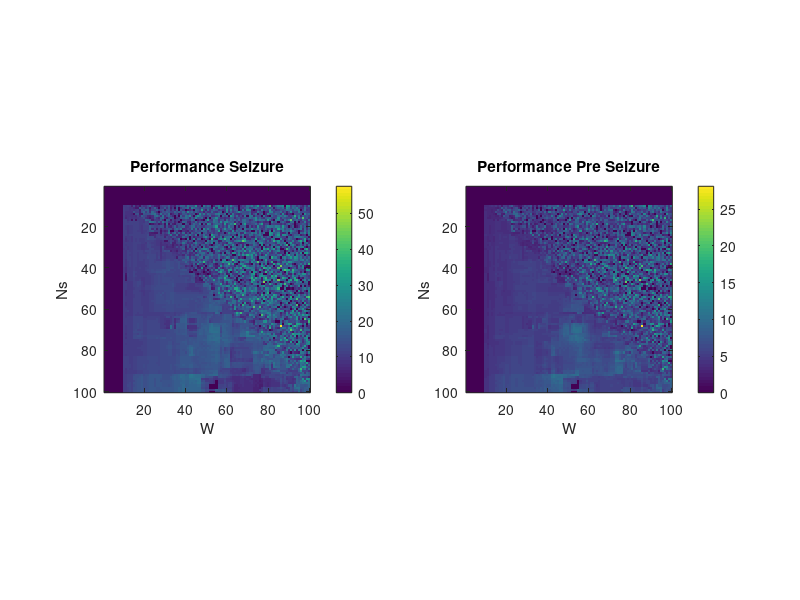

The MATLAB source for this figure: (Note: this script raises an error after producing the figure.)
% Plots for the optimal performances

clc
clear all
close all



TO_PLOT = 1;

CONST_NORM_AMPL_SLEP = 0; 

if CONST_NORM_AMPL_SLEP
   FOLDER_FIGURES = '/Users/annavybornova/EPFL/Master_4/GEM/05SavedData/20170717OptimalPerformanceJungo/NormAmpl'  
   load('perfPreSeizNorm.mat');
   load('perfSeizNorm.mat');
   CONST_PERF = 25;
else
    FOLDER_FIGURES = '/Users/annavybornova/EPFL/Master_4/GEM/05SavedData/20170717OptimalPerformanceJungo/';
    load('perfPreSeiz.mat');
    load('perfSeiz.mat');
    CONST_PERF = 40;
end
if TO_PLOT
    figure,
    
    subplot(1,2,1)
    imagesc(perfSeiz');
    title('Performance Seizure')
    xlabel('W');
    ylabel('Ns');
    colorbar;
    axis square;
    
    subplot(1,2,2)
    imagesc(perfPreSeiz')
    title('Performance Pre Seizure')
    xlabel('W');
    ylabel('Ns');
    colorbar;
    axis square
    
    set(gcf, 'Position', [100, 100, 1049, 895]);
    saveas(gcf, [FOLDER_FIGURES, 'AllPerformances.png']);
    
end

[W,Ns] = find(perfSeiz > CONST_PERF);

% Compute the Slepians corresponding to the performances > CONST_PERF

%% Settings
Files = {'JUNGO', 'OGUEY'}; % file number 1 - JUNGO, file 2 - OGUEY
iFile = 1;

% load the workspace for the pre-processed data from patient
load(['/Users/annavybornova/EPFL/Master_4/GEM/01Data/HUG_',Files{iFile},...
    '_FOR_SLEPIAN/', Files{iFile},'preprocessed.mat'])


TO_PLOT = 1; % plot figures or not
CONST_NORMALIZE= 1;     % normalization of the Adjacency matrix
CONST_OPERATOR=1;      % graph Laplacian
CONST_PRINT=0;
CONST_SORTED_GFT = 0; % select GFT vectors according to the most of the
% discriminative power (see SeizureDataDiscoveryV_04_29.m
% or the midterm presentation)
CONST_NORMALIZE_SLEPIAN_AMPLITUDE = 0;
CONST_SEIZURE_NODE = 203 % ground truth seizure-generating node

%% Generate the adjacency matrix (something that does not need to be re-calculated at each iteration)

disp('... Adjacency Matrix generation');
Atemp = adj_generator([[chanlocs.X]', [chanlocs.Y]', [chanlocs.Z]'], Params.Gft.R);
nNeighbors = sum(Atemp);
avgNeighbors = mean(nNeighbors);

disp(['R = ', num2str(Params.Gft.R)]);
disp(['avg number of neighbors = ', num2str(avgNeighbors)]);

% converting A into a sparse matrix to make sure that it is conform with
% the SPL demo code

A = sparse(Atemp);
NODES_XY = [[chanlocs.X]' [chanlocs.Y]' [chanlocs.Z]'];

[A,D]=slepNormalize(A,CONST_NORMALIZE);

opts.issym=1;
opts.isreal=1;
opts.maxit=2500;
opts.disp=1;

[Utr,S1]=slepEigsLaplacian(A,D,204,opts); % Utr - eigen vectors, S1 - eigen values

%%
for iP = 1:length(W)
    for CONST_W = W(iP)
        
        for CONST_SUBGRAPH_SIZE = Ns(iP) % the size of the subgraph
            CONST_NUM_SLEP_TO_PLOT = 10;% number of Slepians to plot
            % what to output?
            CONST_GEN=1; % 0: global (Laplacian eigenvectors)
            % 1: Slepian with energy concentration
            % 2: Slepian with graph embedding distance
            
            % define the nodes that are includes into the selected region
            EuDist = sqrt((NODES_XY(:,1) - NODES_XY(CONST_SEIZURE_NODE, 1)).^2 ...
                + (NODES_XY(:,2) - NODES_XY(CONST_SEIZURE_NODE, 2)).^2 ...
                + (NODES_XY(:,3) - NODES_XY(CONST_SEIZURE_NODE, 3)).^2);
            
            [EuDistSorted, idx] = sort(EuDist);
            idx((CONST_SUBGRAPH_SIZE+1):end) = [];
            
            NODE_TYPE(idx)=1;
            CONST_NODES{1}=idx;
            
            % sanity check:
            if TO_PLOT
                figure,
                plot3(NODES_XY(:,1), NODES_XY(:,2), NODES_XY(:,3), 'O');
                hold on;
                plot3(NODES_XY(idx,1), NODES_XY(idx,2), NODES_XY(idx,3), 'ro');
                hold on;
                plot3(NODES_XY(CONST_SEIZURE_NODE,1), NODES_XY(CONST_SEIZURE_NODE,2),...
                    NODES_XY(CONST_SEIZURE_NODE,3), 'k*');
                title (['Subgraph with N_s = ', num2str(CONST_SUBGRAPH_SIZE)] );
                legend('Non-included', 'Included in S', 'Seizure el');
            end
            
            CONST_U_W=CONST_W;
            
            %% Compute graph Slepians
            idx=CONST_NODES{1};
            if CONST_SORTED_GFT
                idxW = WSORTED(1:CONST_W);
            else
                idxW=1:CONST_W; % Band-limiting of the GFT spectrum
            end
            tmpS=(sum(diag(S1(idxW,idxW))));
            S1=S1/tmpS % some sort of normalization of the eigen values
            tmpUS=Utr(idx,idxW)*sqrt(S1(idxW,idxW)); % The product of the band.limited GFT and the another normalization of eigen values
            tmpU=Utr(idx,idxW);
            C=tmpU.'*tmpU; C=real((C+C.')/2);
            C2=tmpUS.'*tmpUS; C2=real((C2+C2.')/2);
            
            if CONST_GEN==0,
                SL0=Utr(:,idxW);
                eig0=diag(S1(idxW,idxW));
                conc=diag(C);
                cut=diag(C2);
            else
                lambda=CONST_GEN-1; % 0 favors Slepian, 1: favors graph embedding distance
                Cmix=(1-lambda)*C+lambda*C2;
                
                [myV,myD]=eig(Cmix);
                SL0=Utr(:,idxW)*myV;
                eig0=diag(SL0.'*(D-A)*SL0); eig0=eig0(1:CONST_W)/tmpS;
                conc=diag(myV.'*C*myV);
                cut=diag(myV.'*C2*myV);
            end;
            
            
            K = length(idxW)*CONST_SUBGRAPH_SIZE/size(NODES_XY,1);
            disp(['Shannon number = ', num2str(K)]);
            if TO_PLOT
                figure,
                clf;
                subplot(2,1,1)
                plotyy(1:CONST_W,conc,1:CONST_W,cut);
                title(['Shannon number = ', num2str(K)])
                legend({'concentration','graph distance'});
                
                for i = 1:CONST_NUM_SLEP_TO_PLOT
                    
                    subplot(2,CONST_NUM_SLEP_TO_PLOT,i+CONST_NUM_SLEP_TO_PLOT)
                    if i == 1
                        topoplot(zeros(1, length(idx)), chanlocs(idx),  'electrodes', 'on', 'headrad', 0);
                        title(['ROI = ', num2str(CONST_SUBGRAPH_SIZE)]);
                    else
                        topoplot(SL0(:,CONST_W-CONST_NUM_SLEP_TO_PLOT + i-1), chanlocs,'headrad', 0);
                        title(['SL =  ', num2str(CONST_W-CONST_NUM_SLEP_TO_PLOT + i-1), 'W = ', num2str(CONST_W)]);
                    end
                    
                end
                
                set(gcf, 'Position', [100, 100, 1049, 895]);
                saveas(gcf, [FOLDER_FIGURES, 'SL', 'Ns', num2str(CONST_SUBGRAPH_SIZE), 'W', ...
                    num2str(length(idxW)), num2str(CONST_SEIZURE_NODE), 'norm', ...
                    num2str(CONST_NORMALIZE_SLEPIAN_AMPLITUDE), '.png']);
            end
            
          % Store the Slepians of interest 
          
          Sl1(:, iP) = SL0(:,CONST_W); 
          SL2(:,iP) = SL0(:,CONST_W-1); 
            
        end
    end
end

%% Identify similar Channels

% Sl1 = zscore(Sl1); 
% Sl2 = zscore(SL2); 

% ImpChanSl1 = mean((Sl1)').^2./(std((Sl1)'.^2)); 
% ImpChanSl2 = mean((SL2)').^2./(std((SL2)'.^2)); 



% figure, 
% subplot(1,2,1); 
% topoplot(ImpChanSl1, chanlocs,'headrad', 0, 'electrodes', 'labels');
% 
% subplot(1,2,2); 
% topoplot(ImpChanSl2, chanlocs,'headrad', 0, 'electrodes', 'labels');






